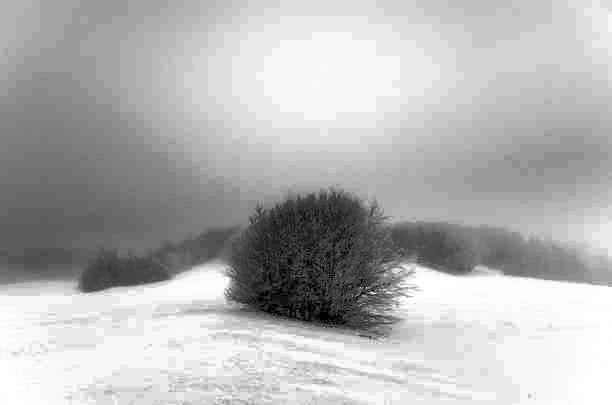
#> input picture Equalização de Histograma/imagens/imagem_final.jpg, 612 x 405 px
$ python graficos.py
#> lines starting #> are read from the running program, lines starting #| are printed output that depends on the picture
from PIL import Image, ImageDraw

img = Image.open('imagens/imagem_final.jpg').convert('L')
#> img is the input picture: PIL image 612x405 L; min 0, max 255, mean 181.1
pixels = list(img.getdata())
#> pixels = 247860 items

histograma = [0] * 256
for p in pixels:
    histograma[p] += 1
#> this loop made 247860 passes
#> p on passes 1 to 3: 179, 179, 179
#> after the loop, histograma = 256 values, max 21695 at index 235, min 30 at index 11, mean 968.2

graf_w, graf_h = 512, 300
margem = 40

img_graf = Image.new('RGB', (graf_w + margem, graf_h + margem * 2), (255, 255, 255))
#> img_graf: PIL image 552x380 RGB; every value is 255
draw = ImageDraw.Draw(img_graf)

draw.line([(margem, margem), (margem, graf_h + margem)], fill=(0, 0, 0), width=2)
draw.line([(margem, graf_h + margem), (graf_w + margem, graf_h + margem)], fill=(0, 0, 0), width=2)

max_val = max(histograma)
#> max_val = 21695
barra_w = graf_w / 256

for i, valor in enumerate(histograma):
    barra_h = int((valor / max_val) * graf_h) if max_val > 0 else 0
    x0 = int(margem + i * barra_w)
    x1 = int(margem + (i + 1) * barra_w)
    y0 = graf_h + margem - barra_h
    y1 = graf_h + margem
    draw.rectangle([x0, y0, x1, y1], fill=(80, 80, 80))
#> this loop made 256 passes
#> (valor, barra_h, x0, x1, y0) on passes 1 to 3: (286, 3, 40, 42, 337), (47, 0, 42, 44, 340), (58, 0, 44, 46, 340)

for v in [0, 64, 128, 192, 255]:
    x = int(margem + v * (graf_w / 256))
    draw.line([(x, graf_h + margem), (x, graf_h + margem + 5)], fill=(0, 0, 0))
    draw.text((x - 8, graf_h + margem + 7), str(v), fill=(0, 0, 0))

img_graf.save('graficos/final.jpg')
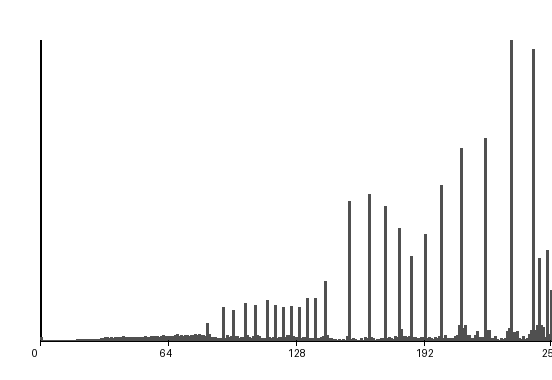
#> saved as final.jpg: PIL image 552x380 RGB; min 0, max 255, mean 245.4
img_graf.show()
